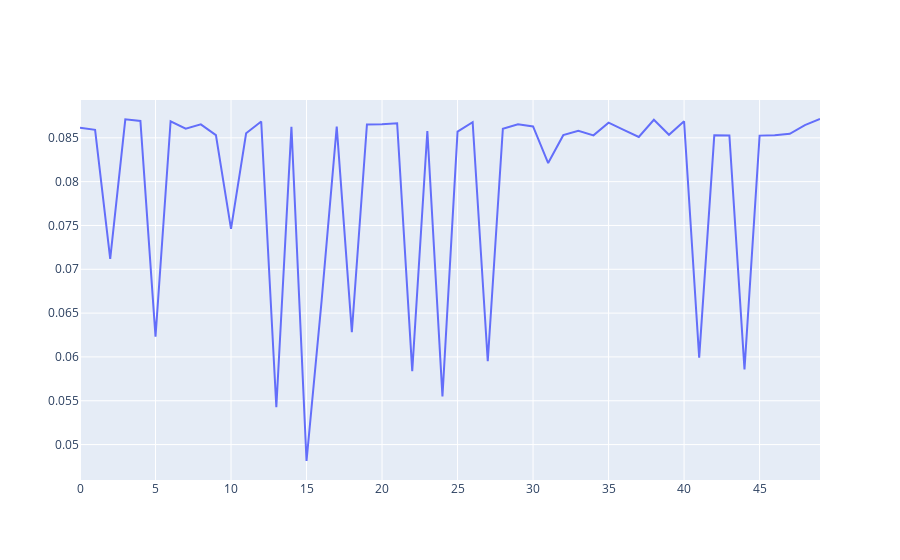

Notebook source saved alongside this figure:
### Code cell
fig = go.Figure()
fig.add_trace(go.Scatter(y=u[:,4]))
fig.show()
